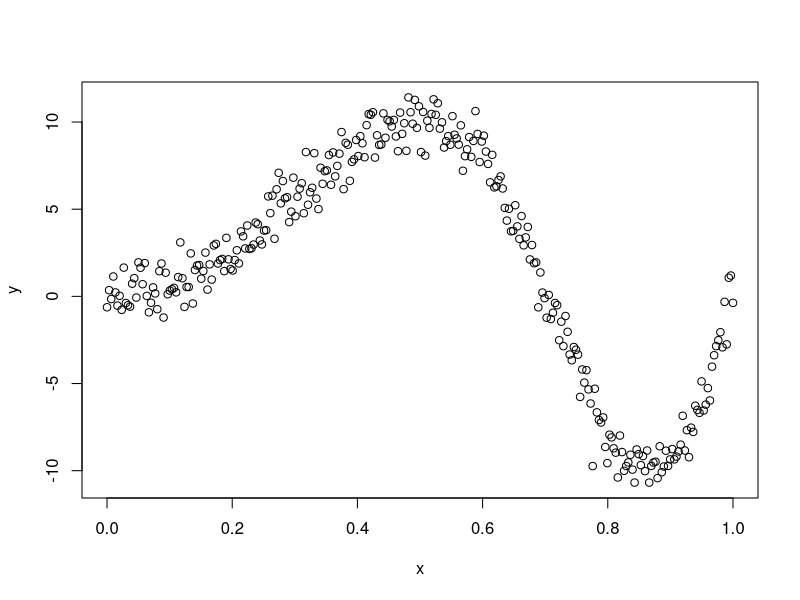
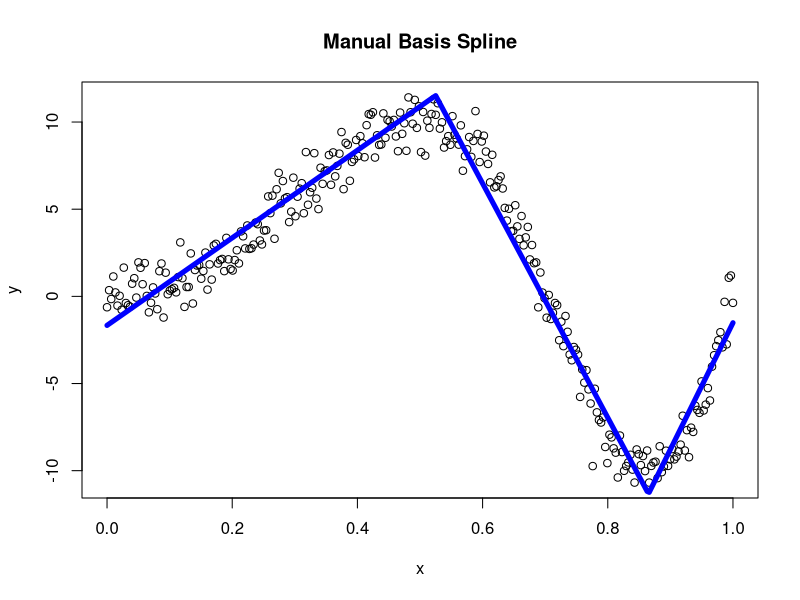
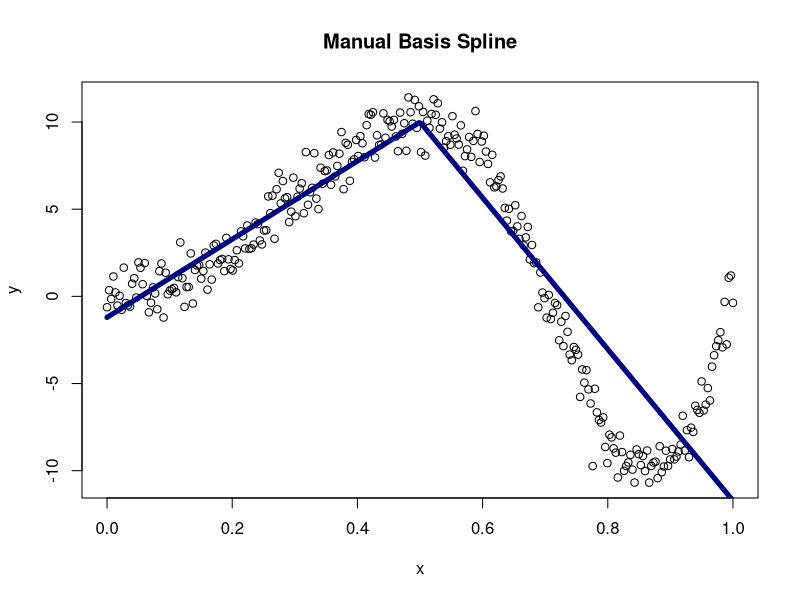
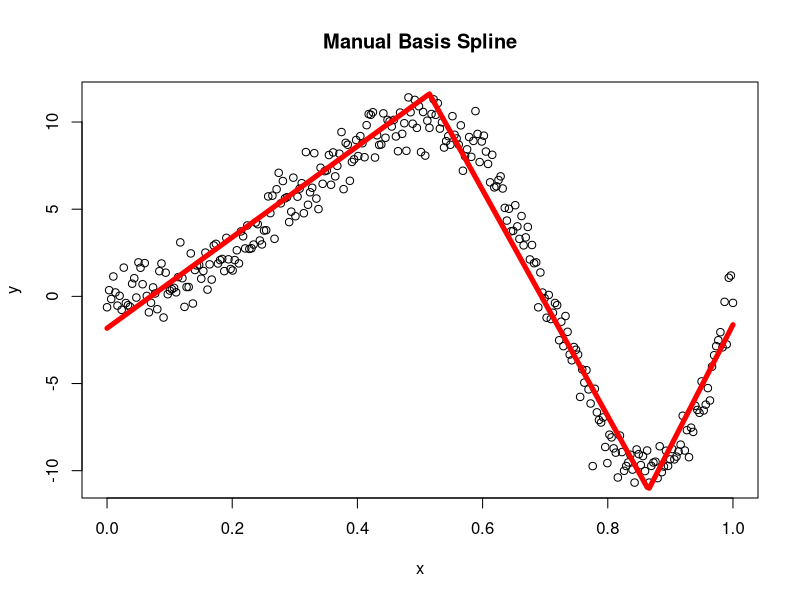
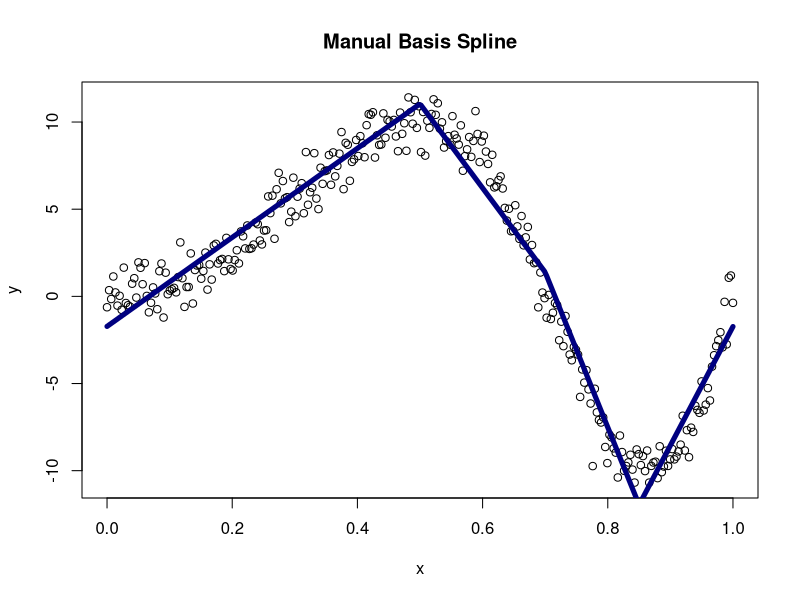
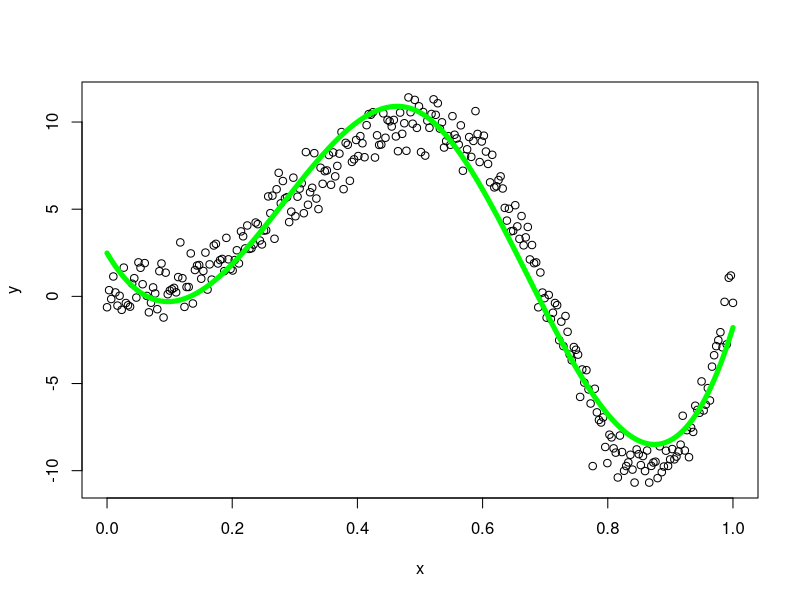
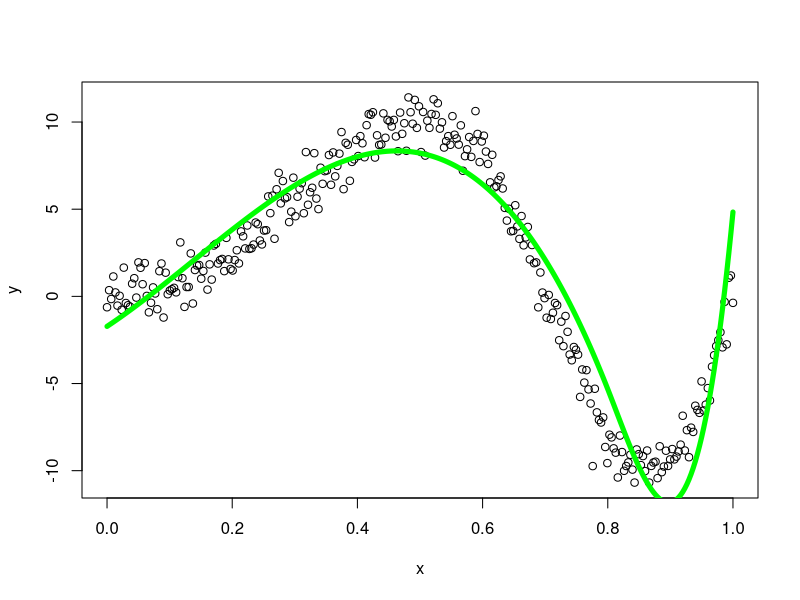
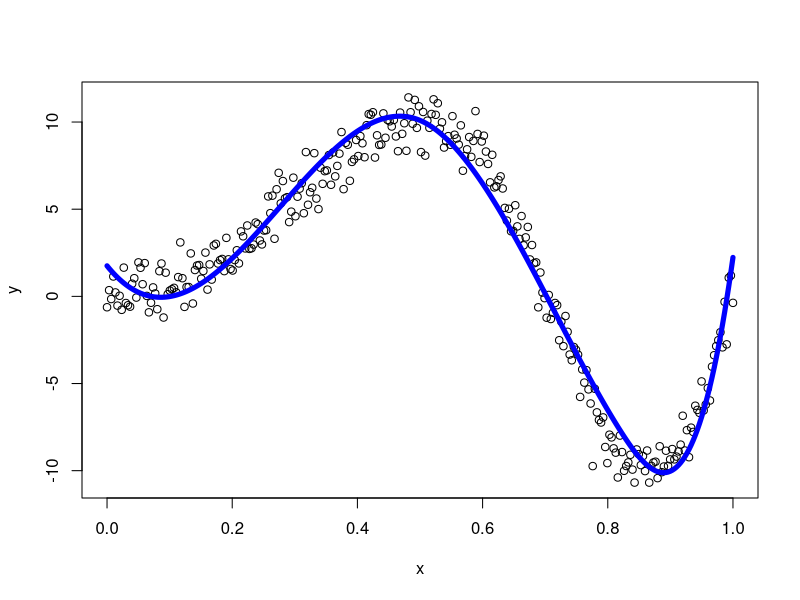

Generate these figures, in order, with R:
## ---- chunk 1
knitr::opts_chunk$set(echo = TRUE)
## ---- chunk 2
n<-300
x<-seq(0,1,length.out=n)
y<-sin(2*pi*x^2)*10+rnorm(n)
plot(x,y)
## ---- chunk 3
generate_spline <- function(tvec, s = 1, y, x, nknot = length(tvec)) {
  Bmat <- matrix(NA, nknot, length(x))
  hs <- Bmat
  
  for(i in 1:nknot) {
    for(j in 1:length(x)) {
      Bmat[i,j] <- max(s * (x[j] - tvec[i]), 0)
    } #creating basis
  }
  
  mBmat <- t(Bmat)
  mod <- lm(y ~ x + mBmat)
  pred <- predict(mod)
  
  sq <- x
  for(ii in 1:nknot) {
    hs[ii,] <- sq - tvec[ii]
    hs[ii,][sq < tvec[ii]] <- 0
  } #setting x values
  
  plot(x,y, main = "Manual Basis Spline")
  lines(x, pred, type = "l", lwd = 5, col="blue1")
}

## ---- chunk 4
tv <- c(0.525, 0.865)
generate_spline(tv, y = y, x = x)
## ---- chunk 5
t1 <- 0.5 #knot at 0.5
s <- 1
B1 <- rep(NA, length(x))

for(i in 1:length(x)) {
  B1[i] <- max(s * (x[i] - t1), 0)
}
mod <- lm(y ~ x + B1)
summary(mod)

cf <- mod$coefficients
sq <- x
hs <- sq - t1
hs[sq < t1] <- 0
yfit <- cf[1] + cf[2]*x + cf[3]*hs

plot(x,y, main = "Manual Basis Spline")
lines(x, yfit, type = "l", lwd = 5, col="navy")
## ---- chunk 6
t1 <- 0.515 
t2 <- 0.865 
s <- 1
B1 <- rep(NA, length(x))
B2 <- B1

for(i in 1:length(x)) {
  B1[i] <- max(s * (x[i] - t1), 0)
  B2[i] <- max(s * (x[i] - t2), 0)
}
mod <- lm(y ~ x + B1 + B2)

cf <- mod$coefficients
sq <- x
hs1 <- sq - t1
hs1[sq < t1] <- 0

hs2 <- sq - t2
hs2[sq < t2] <- 0

yfit <- cf[1] + cf[2]*x + cf[3]*hs1 + cf[4]*hs2
yfit2 <- predict(mod) #same thing 

plot(x,y, main = "Manual Basis Spline")
lines(x, yfit2, type = "l", lwd = 5, col="red")
## ---- chunk 7
t1 <- 0.5 #knot at 0.5
t2 <- 0.85 #another knot at 0.85
t3 <- 0.7
s <- 1
B1 <- rep(NA, length(x))
B3 <- B2 <- B1

for(i in 1:length(x)) {
  B1[i] <- max(s * (x[i] - t1), 0)
  B2[i] <- max(s * (x[i] - t2), 0)
  B3[i] <- max(s * (x[i] - t3), 0)
}
mod <- lm(y ~ x + B1 + B2 + B3)
summary(mod)

cf <- mod$coefficients
sq <- x

hs1 <- sq - t1
hs1[sq < t1] <- 0

hs2 <- sq - t2
hs2[sq < t2] <- 0

hs3 <- sq - t3
hs3[sq < t3] <- 0

yfit2 <- cf[1] + cf[2]*x + cf[3]*hs1 + cf[4]*hs2 + cf[5]*hs3
yfit <- predict(mod)
plot(x,y, main = "Manual Basis Spline")
lines(x, yfit, type = "l", lwd = 5, col="navy")
## ---- chunk 8
library(splines)
df <- data.frame(y, x)
m2 <- lm(y ~ bs(x, knots = 0.5), data = df)
pred <- predict(m2)

plot(x,y)
lines(x, pred, lwd = 5, col = "green")
## ---- chunk 9
m2 <- lm(y ~ bs(x, knots = 0.8), data = df)
pred <- predict(m2)

plot(x,y)
lines(x, pred, lwd = 5, col = "green")
## ---- chunk 10
m1 <- lm(y ~ bs(x, knots = c(0.5, 0.82)), data = df)
pred <- predict(m1)

plot(x,y)
lines(x, pred, lwd = 5, col = "blue")

## ---- chunk 11
m2 <- lm(y ~ bs(x, knots = seq(0.1,1,by=0.02)), data = df)
pred <- predict(m2)

plot(x,y)
lines(x, pred, lwd = 5, col = "green")
## ---- chunk 12
m3 <- lm(y ~ ns(x, knots = c(0.5, 0.82)), data = df)
pred <- predict(m3)

plot(x,y)
lines(x, pred, lwd = 5, col = "purple")

summary(m1)
